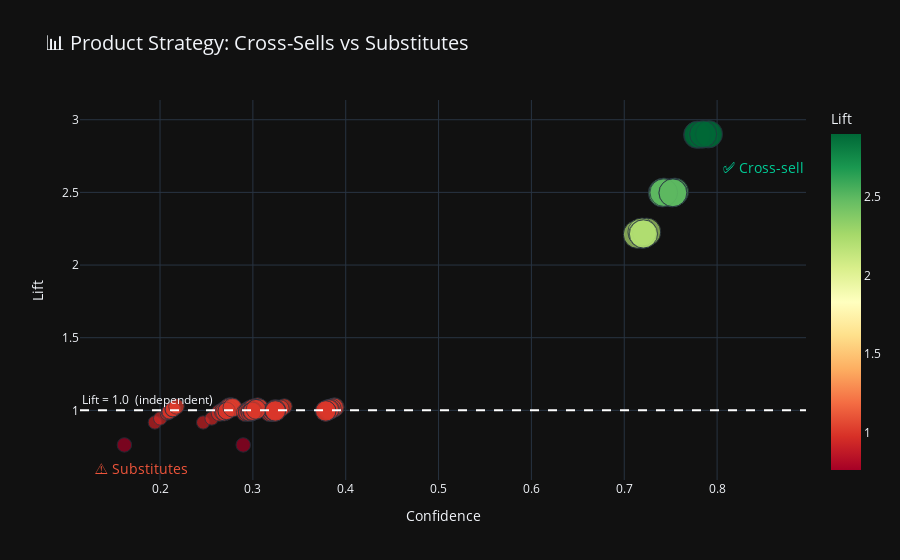

Source (notebook cell):
### Markdown cell above
### Visualizing the Product Strategy Quadrant

Plot every rule as a point: **Confidence** (x-axis) vs **Lift** (y-axis).

- **Top-right** (high confidence, high lift): perfect cross-sell candidates
- **Below the dashed line** (lift < 1): substitutes / cannibalizing products

### Code cell
# Plot only singleton→singleton rules for readability
singleton_rules = rules[
    (rules["antecedents"].apply(len) == 1)
    & (rules["consequents"].apply(len) == 1)
].copy()

singleton_rules["rule_label"] = (
    singleton_rules["antecedents"].apply(lambda x: next(iter(x)))
    + " → "
    + singleton_rules["consequents"].apply(lambda x: next(iter(x)))
)

fig = px.scatter(
    singleton_rules,
    x="confidence",
    y="lift",
    size="support",
    color="lift",
    hover_name="rule_label",
    hover_data={"confidence": ":.3f", "lift": ":.3f", "support": ":.3f"},
    color_continuous_scale="RdYlGn",
    title="📊 Product Strategy: Cross-Sells vs Substitutes",
    labels={"confidence": "Confidence", "lift": "Lift"},
)
fig.add_hline(
    y=1.0, line_dash="dash", line_color="white",
    annotation_text="Lift = 1.0  (independent)",
    annotation_position="top left",
)
fig.add_annotation(
    x=0.85, y=singleton_rules["lift"].max() * 0.92,
    text="✅ Cross-sell", showarrow=False,
    font=dict(color="#00CC96", size=14),
)
fig.add_annotation(
    x=0.18, y=0.60,
    text="⚠️ Substitutes", showarrow=False,
    font=dict(color="#EF553B", size=14),
)
fig.update_layout(title_font_size=20)
save_chart(fig, "product_strategy")
fig.show()

### Figure 1 — Plotly figure (JSON) as saved in the notebook; plotly's stock layout.template omitted (floating-point values rounded to 4 significant figures; data arrays with more than 128 entries replaced by an {"elided": "..."} marker saying what was removed)
{"data": [{"customdata": {"elided": "132x1 float values"}, "hovertemplate": "<b>%{hovertext}</b><br><br>Confidence=%{x:.3f}<br>Lift=%{marker.color:.3f}<br>support=%{customdata[0]:.3f}<extra></extra>", "hovertext": {"elided": "132 str values"}, "legendgroup": "", "marker": {"color": {"elided": "132 float values"}, "coloraxis": "coloraxis", "size": {"elided": "132 float values"}, "sizemode": "area", "sizeref": 0.000586, "symbol": "circle"}, "mode": "markers", "name": "", "orientation": "v", "showlegend": false, "type": "scatter", "x": {"elided": "132 float values"}, "xaxis": "x", "y": {"elided": "132 float values"}, "yaxis": "y"}], "layout": {"annotations": [{"showarrow": false, "text": "Lift = 1.0  (independent)", "x": 0, "xanchor": "left", "xref": "x domain", "y": 1.0, "yanchor": "bottom", "yref": "y"}, {"font": {"color": "#00CC96", "size": 14}, "showarrow": false, "text": "✅ Cross-sell", "x": 0.85, "y": 2.669}, {"font": {"color": "#EF553B", "size": 14}, "showarrow": false, "text": "⚠️ Substitutes", "x": 0.18, "y": 0.6}], "coloraxis": {"colorbar": {"title": {"text": "Lift"}}, "colorscale": [[0.0, "rgb(165,0,38)"], [0.1, "rgb(215,48,39)"], [0.2, "rgb(244,109,67)"], [0.3, "rgb(253,174,97)"], [0.4, "rgb(254,224,139)"], [0.5, "rgb(255,255,191)"], [0.6, "rgb(217,239,139)"], [0.7, "rgb(166,217,106)"], [0.8, "rgb(102,189,99)"], [0.9, "rgb(26,152,80)"], [1.0, "rgb(0,104,55)"]]}, "legend": {"itemsizing": "constant", "tracegroupgap": 0}, "shapes": [{"line": {"color": "white", "dash": "dash"}, "type": "line", "x0": 0, "x1": 1, "xref": "x domain", "y0": 1.0, "y1": 1.0, "yref": "y"}], "title": {"font": {"size": 20}, "text": "📊 Product Strategy: Cross-Sells vs Substitutes"}, "xaxis": {"anchor": "y", "domain": [0.0, 1.0], "title": {"text": "Confidence"}}, "yaxis": {"anchor": "x", "domain": [0.0, 1.0], "title": {"text": "Lift"}}}}
